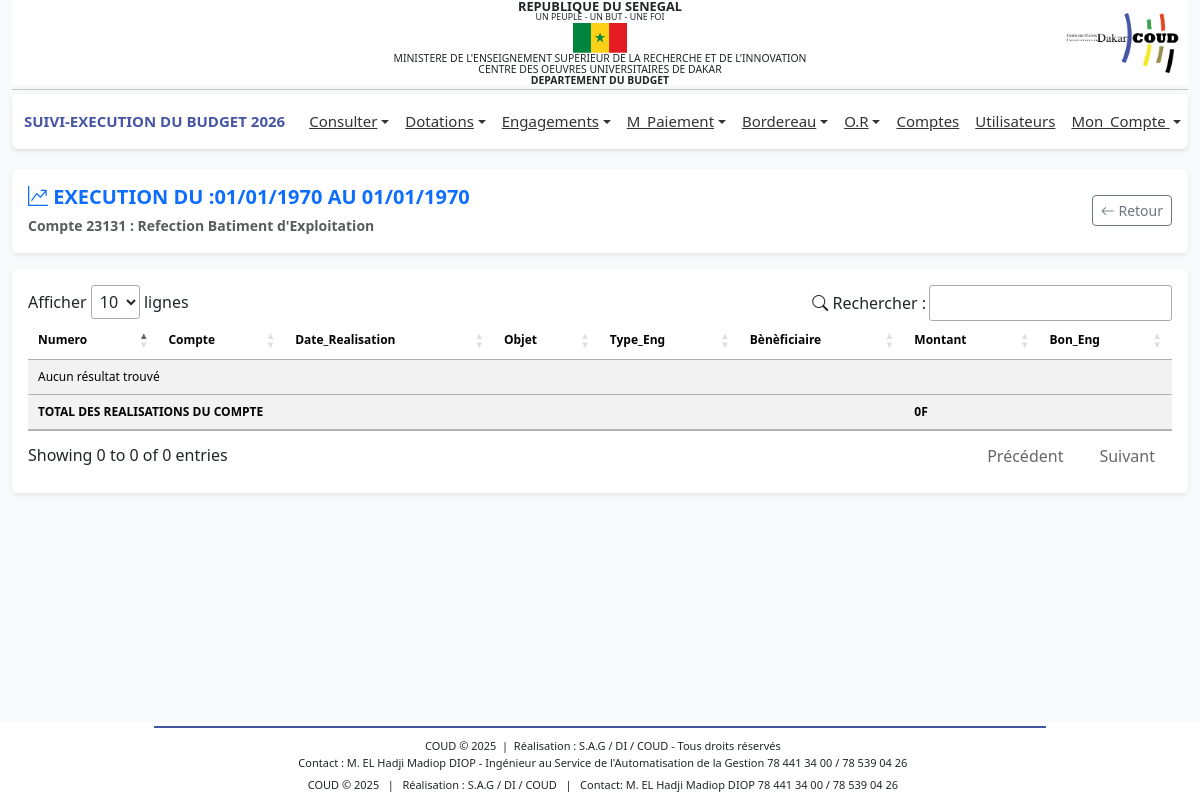
Page /profiles/dg/borner_3.php?numCompte=23131 (signed in) on the earlier database version.
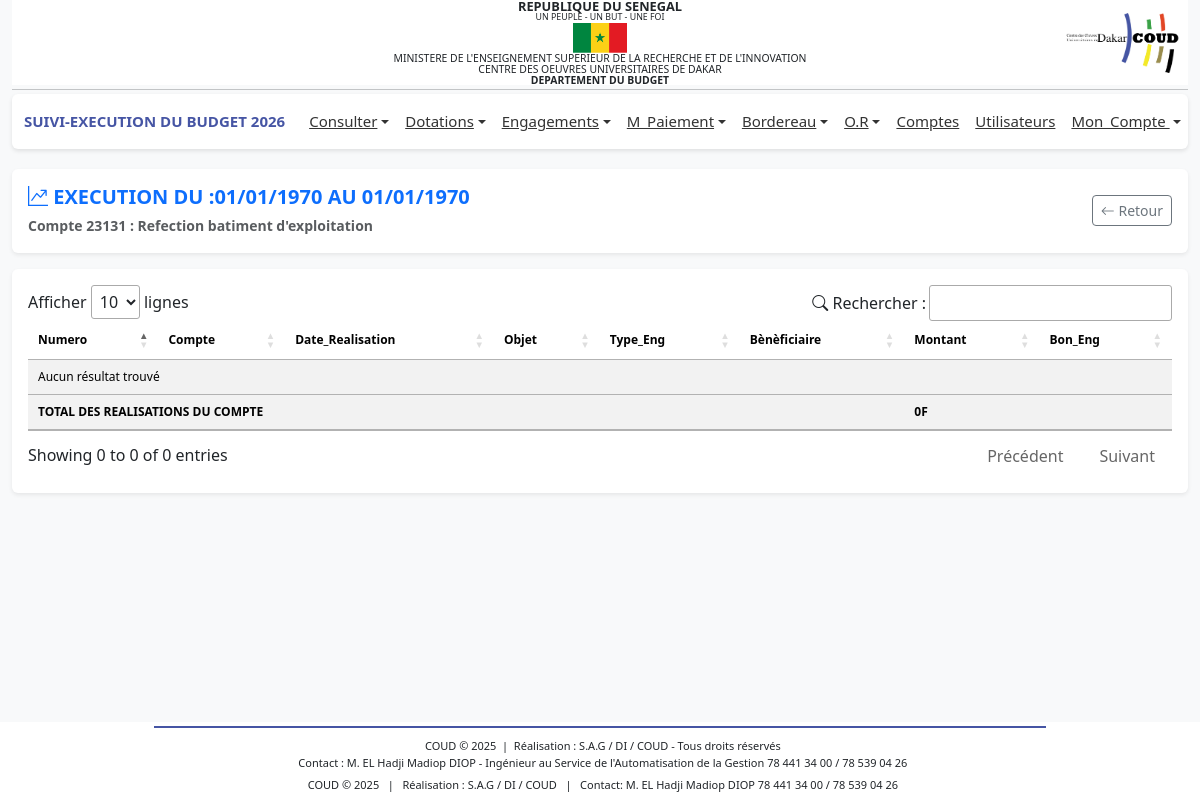
Same page on the later database version.
### tables this page shows
CREATE TABLE IF NOT EXISTS `bud_compte` (
  `idCompte` int NOT NULL AUTO_INCREMENT,
  `numCompte` varchar(100) DEFAULT NULL,
  `code` varchar(50) DEFAULT NULL,
  `dateSys` datetime DEFAULT CURRENT_TIMESTAMP,
  `libelle` varchar(255) DEFAULT NULL,
  `idCp` int DEFAULT NULL,
  PRIMARY KEY (`idCompte`),
  UNIQUE KEY `numCompte` (`numCompte`),
  KEY `idCp` (`idCp`)
);

### includes/fonctions.php (called while the page is built, shortened)
<?php
function connexionBD()
{
    $connexion = mysqli_connect('localhost', 'root', '', 'budget_db_2024') or
        die('Serveur inaccessible. Merci de reessayer plus tard.');
    return $connexion;
}
$connexion = connexionBD();
function getCompteByNum($numCompte)
{
    global $connexion;
    $query = "SELECT numCompte, libelle, code FROM `bud_compte` WHERE numCompte='$numCompte'";
    $result = $connexion->query($query);
    if ($result->num_rows > 0) {
        return $result->fetch_assoc();
    } else {
        return null;
    }
}
?>

### profiles/dg/borner_3.php (the view, shortened to what this page needs)
<?php include '../../includes/fonctions.php';
$date1 = $_GET['date1'];
$date2 = $_GET['date2'];
$numCompte = $_GET['numCompte'];
$data = getCompteByNum($numCompte);
$TEngs = 0;
?>
<?php include '../../includes/header.php';?>
<link rel="stylesheet" href="https://cdn.datatables.net/1.13.6/css/jquery.dataTables.min.css">
<link rel="stylesheet" href="https://cdn.jsdelivr.net/npm/bootstrap-icons@1.11.3/font/bootstrap-icons.css">
<main class="container-fluid mt-3">
    <div class="card shadow-sm border-0 mb-3">
        <div class="card-body d-flex justify-content-between align-items-center">
            <div>
                <h5 class="fw-bold text-primary mb-1">
                    <i class="bi bi-graph-up-arrow"></i> EXECUTION DU :<?= date('d/m/Y', strtotime($date1)); ?> AU
                    <?= date('d/m/Y', strtotime($date2)); ?>
                </h5>
                <small class="text-muted"><strong>Compte <?= $data['numCompte']; ?> :
                        <?= $data['libelle']; ?></strong></small>
            </div>
            <div class="text-end">
                <a href="javascript:history.back()" class="btn btn-outline-secondary btn-sm">
                    <i class="bi bi-arrow-left"></i> Retour
                </a>
            </div>
        </div>
    </div>
    <div class="card shadow-sm border-0">
        <div class="card-body">
            <table id="tableComptes" class="table table-striped table-hover align-middle">
                <thead class="text-white" style="background-color: #4655a4;">
                    <tr>
                        <th>Numero</th>
                        <th>Compte</th>
                        <th>Date_Realisation</th>
                        <th>Objet</th>
                        <th>Type_Eng</th>
                        <th>Bènèficiaire</th>
                        <th>Montant</th>
                        <th>Bon_Eng</th>
                    </tr>
                </thead>
                <tbody id="tableBody">
                </tbody>
                <tfooter>
                    <tr>
                        <th colspan="6" style="text-align: center;color: black;">TOTAL DES REALISATIONS DU COMPTE</th>
                        <th colspan="2" style="text-align: left;color: black;">
                            <?= number_format($TEngs, 0, ',', ' '); ?>F</th>
                    </tr>
                </tfooter>
            </table>
        </div>
    </div>
</main>
<?php include '../../includes/footer.php';?>

Differences in the rows shown:
changed bud_compte: libelle "Refection Batiment d'Exploitation" → "Refection batiment d'exploitation"
